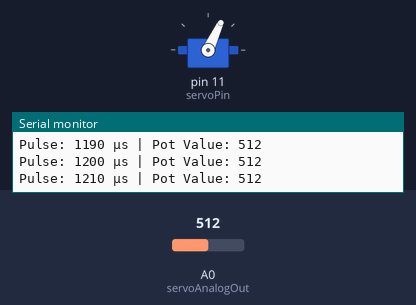
Simulated run of this sketch. Board: Arduino Uno, built with avr-gcc and run on an emulated ATmega328P. On the bench: servo, the last lines printed to the serial monitor. Inputs (shaded band) come from the test bench; at power-on: A0 (servoAnalogOut) = 512.

Above: at 7.2 s.
7.3 s: A0 (servoAnalogOut) set to 105
At 8.81 s:
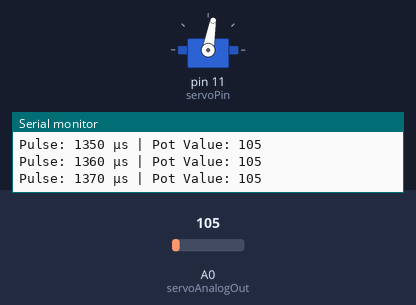
10.3 s: A0 (servoAnalogOut) set to 89
At 20.0 s:
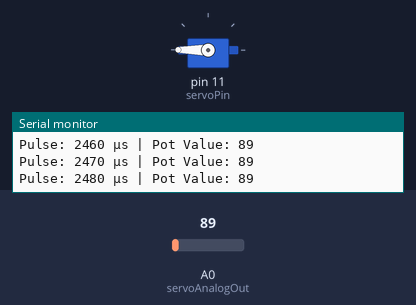
Timing chart, 0 to 22.3 s (numbered marks = the images above; inputs shaded):
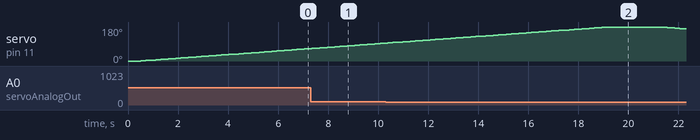

Measured:
- the behaviour switches between 100 and 99 on A0 (servoAnalogOut) (found by bisection; images 1 and 2)
- by itself, servo on pin 11 (servoPin): rises from 95° to 180° in 8.8 s, then falls to 170° in 3.1 s

The sketch:

test.ino
```cpp
// gen by ChatGPT
#include <Servo.h>

const int servoPin = 11;
const int servoAnalogOut = A0;  // Connect to the potentiometer's wiper

Servo servo1;
void setup() {
  Serial.begin(9600);
  servo1.attach(servoPin);
}

void loop() {
  // Sweep forward: 500 to 2500 µs
  for (int pulseWidth = 500; pulseWidth <= 2500; pulseWidth += 10)
  {
    servo1.writeMicroseconds(pulseWidth);
    int potValue = analogRead(servoAnalogOut);
    Serial.print("Pulse: ");
    Serial.print(pulseWidth);
    Serial.print(" µs | Pot Value: ");
    Serial.println(potValue);

    delay(100);
  }

  // Sweep backward: 2500 to 500 µs
  for (int pulseWidth = 2500; pulseWidth >= 500; pulseWidth -= 10) {
    servo1.writeMicroseconds(pulseWidth);
    int potValue = analogRead(servoAnalogOut);
    Serial.print("Pulse: ");
    Serial.print(pulseWidth);
    Serial.print(" µs | Pot Value: ");
    Serial.println(potValue);

    delay(100);
  }
}
```
